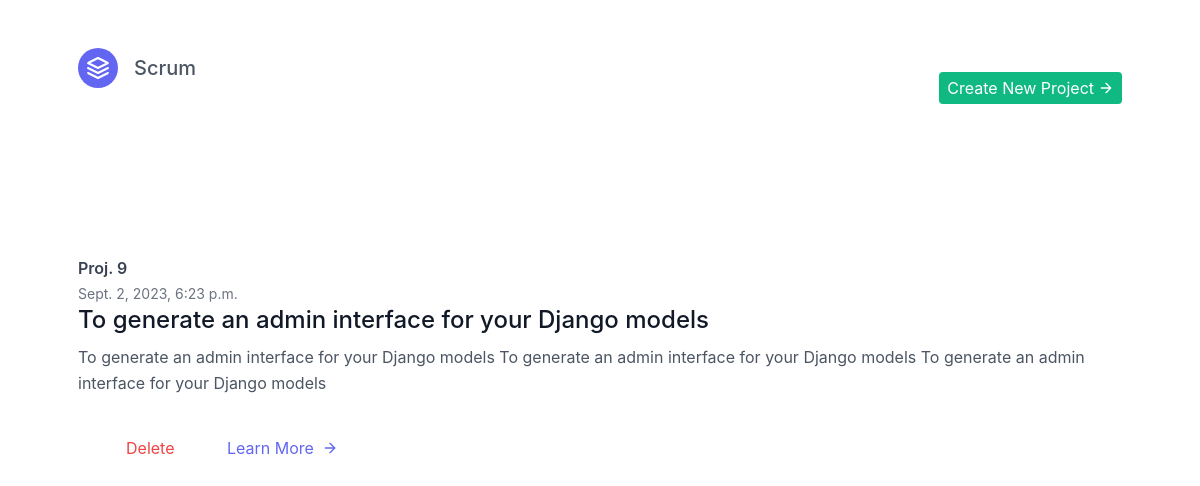
/, run on an earlier commit of the app's database.
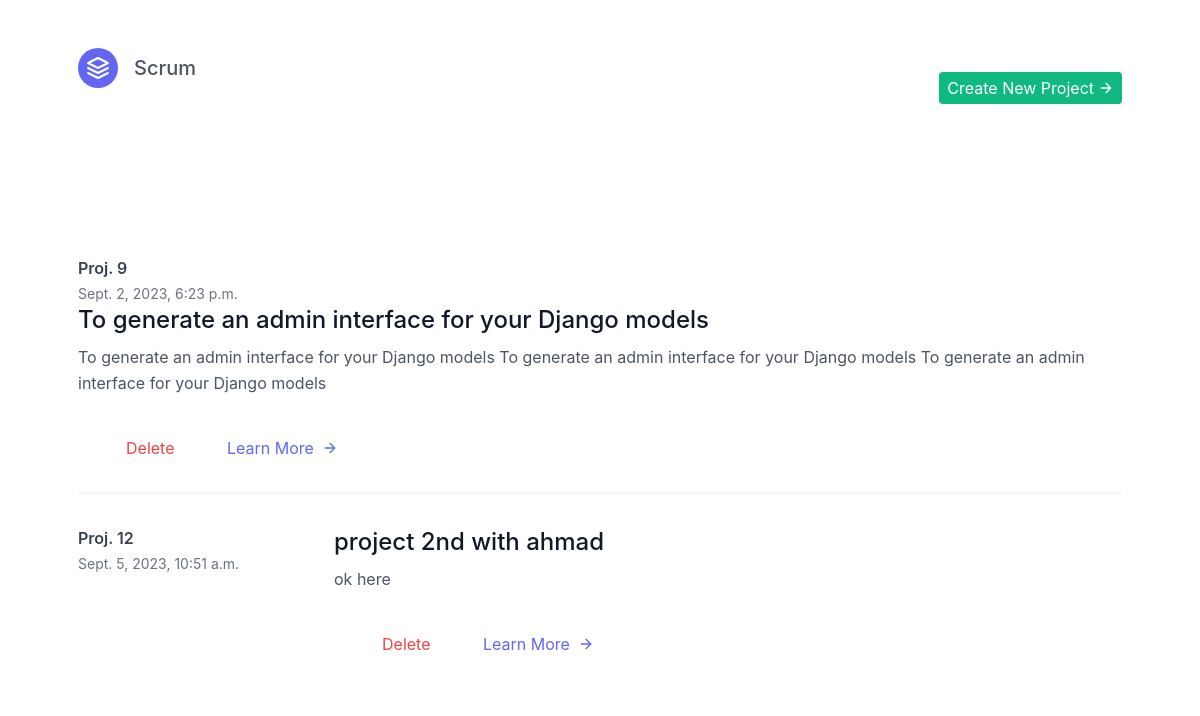
And on a later commit of the database.
### app/models.py (models this page shows, shortened)
class Project(models.Model):
    project_name = models.TextField()
    project_description = models.TextField()
    created_at = models.DateTimeField(auto_now_add=True)  # Automatically set on creation

### app/views.py (the view)
# urls.py: path("", views.home, name="home page"),
def home(request):
    projects = Project.objects.all()
    return render(request, 'index.html', {'projects':projects})

### app/templates/index.html (shortened to what this page needs)
<!DOCTYPE html>
<html lang="en">
<link href="https://unpkg.com/tailwindcss@^2/dist/tailwind.min.css" rel="stylesheet">
<link rel="stylesheet" href="https://cdn.jsdelivr.net/npm/bootstrap@4.0.0/dist/css/bootstrap.min.css">
<body>
    <header class="text-gray-600 body-font">
        <div class="container mx-auto flex flex-wrap p-5 flex-col md:flex-row items-center">
          <a class="flex title-font font-medium items-center text-gray-900 mb-4 md:mb-0">
            <svg xmlns="http://www.w3.org/2000/svg" fill="none" stroke="currentColor" stroke-linecap="round" stroke-linejoin="round" stroke-width="2" class="w-10 h-10 text-white p-2 bg-indigo-500 rounded-full" viewBox="0 0 24 24">
              <path d="M12 2L2 7l10 5 10-5-10-5zM2 17l10 5 10-5M2 12l10 5 10-5"></path>
            </svg>
            <span class="ml-3 text-xl">Scrum</span>
          </a>
          <button class="md:ml-auto flex flex-wrap items-center text-white text-base justify-center bg-green-500 border-0 py-1 px-2 focus:outline-none hover:bg-green-700 rounded text-base mt-3 md:mt-0" data-toggle="modal" data-target="#exampleModal"  type="button">Create New Project
            <svg fill="none" stroke="currentColor" stroke-linecap="round" stroke-linejoin="round" stroke-width="2" class="w-4 h-4 ml-1" viewBox="0 0 24 24">
              <path d="M5 12h14M12 5l7 7-7 7"></path>
            </svg>
          </button>
        </div>
      </header>
    <section class="text-gray-600 body-font overflow-hidden">
        <div class="container px-5 py-24 mx-auto">
          <div class="-my-8 divide-y-2 divide-gray-100">
            {% for project in projects %}
              <div class="py-8 flex flex-wrap md:flex-nowrap">
                <div class="md:w-64 md:mb-0 mb-6 flex-shrink-0 flex flex-col">
                  <span class="font-semibold title-font text-gray-700">Proj. {{ project.id }}</span>
                  <span class="mt-1 text-gray-500 text-sm">{{ project.created_at }}</span>
                </div>
                <div class="md:flex-grow">
                  <h2 class="text-2xl font-medium text-gray-900 title-font mb-2">{{ project.project_name }}</h2>
                  <p class="leading-relaxed">{{ project.project_description }}</p>
                  <a href="/delete_project/{{ project.project_name }}"  class="text-red-500 inline-flex mx-5 items-center mt-4">Delete
                  </a>
                  <a href="/tickets/{{ project.project_name }}"  class="text-indigo-500 inline-flex items-center mt-4">Learn More
                    <svg class="w-4 h-4 ml-2" viewBox="0 0 24 24" stroke="currentColor" stroke-width="2" fill="none" stroke-linecap="round" stroke-linejoin="round">
                      <path d="M5 12h14"></path>
                      <path d="M12 5l7 7-7 7"></path>
                    </svg>
                  </a>
                </div>
              </div>
            {% endfor %}
          </div>
        </div>
      </section>
</body>
</html>

What changed in the data, as far as the page shows it:
added Project: id "12", created_at "Sept. 5, 2023, 10:51 a.m.", project_name "project 2nd with ahmad", project_description "ok here"
